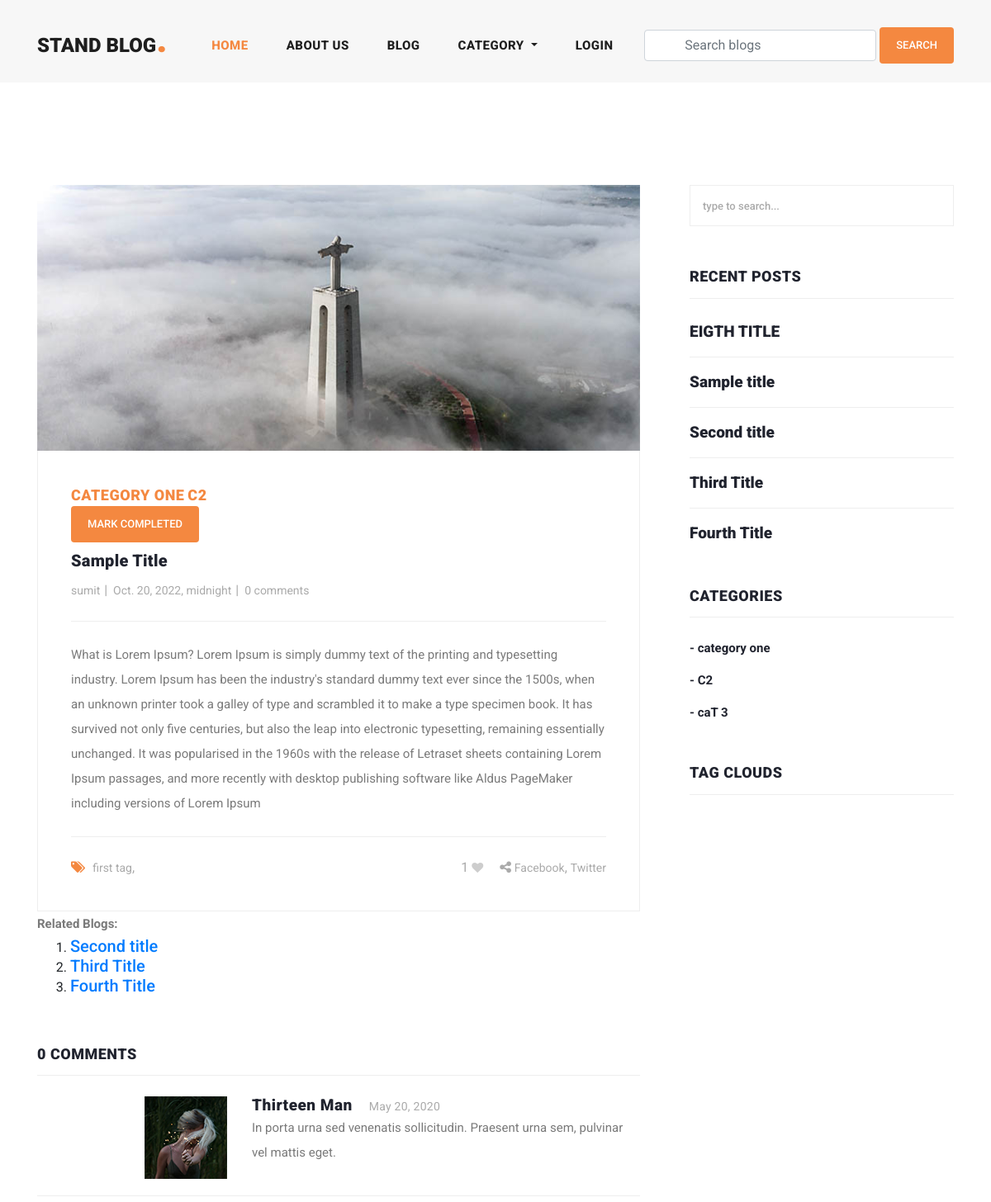
The app's page /blog_details/sample-title (upper part), older data.
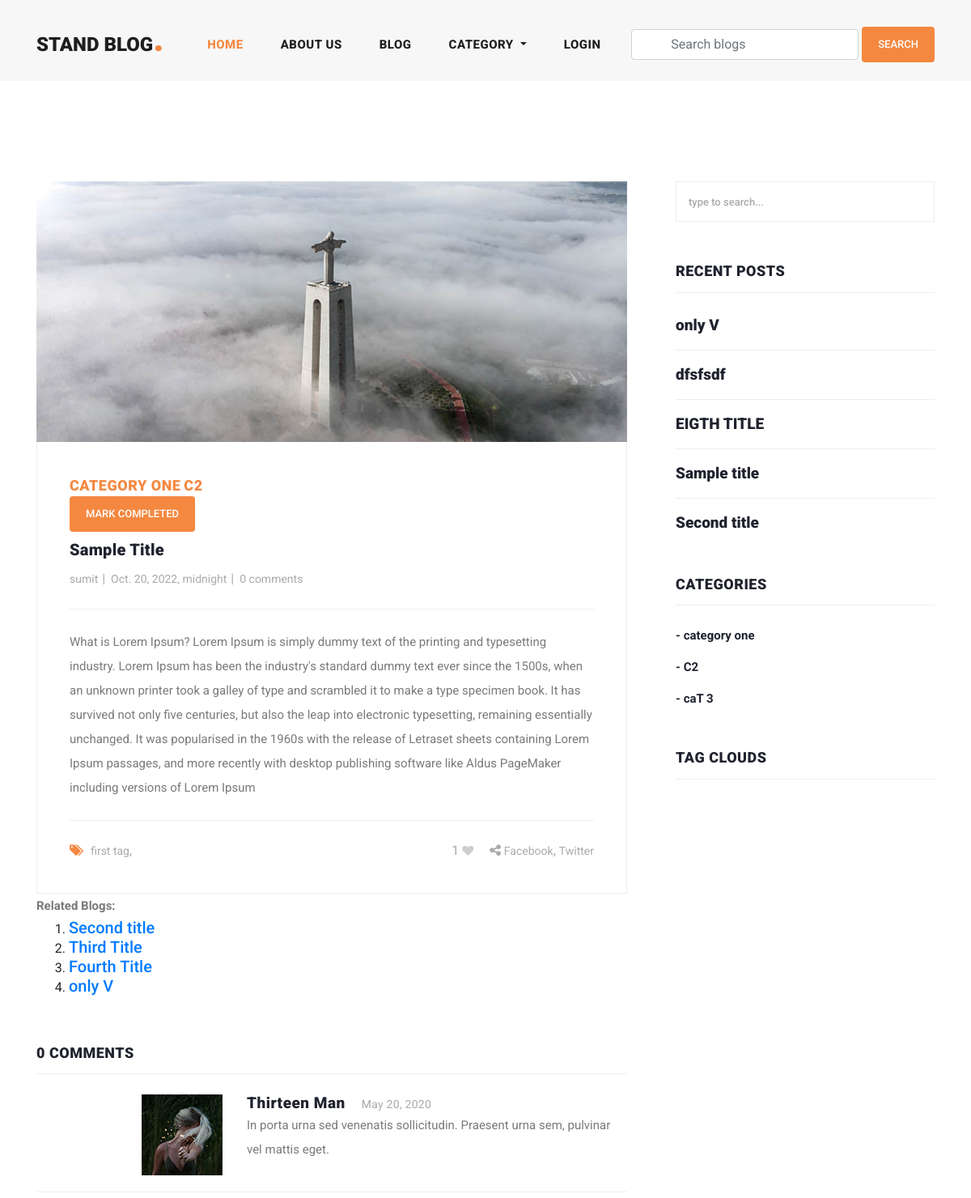
The same page, newer data.
### blog/models.py (models this page shows, shortened)
class Category(models.Model):
    title = models.CharField(max_length=150, unique=True)
    slug = models.SlugField(null=True, blank=True)
    created_date = models.DateTimeField(auto_now_add=True)

class Tag(models.Model):
    title = models.CharField(max_length=150)
    slug = models.SlugField(null=True, blank=True)
    created_date = models.DateTimeField(auto_now_add=True)

class Blog(models.Model):
    user = models.ForeignKey(
        User,
        related_name='user_blogs',
        on_delete=models.CASCADE
    )
    category = models.ManyToManyField(
        Category,
        related_name='category_blogs',
        blank=True
    )
    tags = models.ManyToManyField(
        Tag,
        related_name='tag_blogs',
        blank=True
    )
    likes = models.ManyToManyField(
        User,
        related_name='user_likes',
        blank=True
    )
    completes = models.ManyToManyField(
        User,
        related_name='user_completes',
        blank=True
    )
    title = models.CharField(
        max_length=250
    )
    slug = models.SlugField(null=True, blank=True)
    banner = models.ImageField(upload_to='blog_banners')
    description = RichTextField()
    created_date = models.DateTimeField(auto_now_add=True)
    updated_date = models.DateTimeField(auto_now=True)

### user_profile/models.py (models this page shows, shortened)
class User(AbstractBaseUser, PermissionsMixin):
    id = models.CharField(max_length=80, primary_key=True, default=uuid.uuid4, editable=False)
    username = models.CharField(max_length=255)
    first_name = models.CharField(max_length=255, null=True, blank=True)
    last_name = models.CharField(max_length=255, null=True, blank=True)
    email = models.EmailField(unique=True, max_length=255)
    profile_image = models.ImageField(null=True, blank=True, upload_to="profile_images")
    is_active = models.BooleanField(default=True)
    is_admin = models.BooleanField(default=False)
    is_email_verified = models.BooleanField(default=False)
    created_at = models.DateTimeField(auto_now_add=True)
    updated_at = models.DateTimeField(auto_now=True)
    objects = UserAccountManager()
    USERNAME_FIELD = 'email'
    REQUIRED_FIELDS = ['first_name']

### blog/views.py (the view, shortened to what this page needs)
# urls.py: path('blog_details/<str:slug>', blog_details, name='blog_details'),
def blog_details(request, slug):
    blog = get_object_or_404(Blog, slug=slug)
    all_blogs = Blog.objects.order_by('-created_date')[:5]
    categories = Category.objects.filter(category_blogs__id=blog.id)
    related_blogs = Blog.objects.filter(category__in=categories)
    liked_by = request.user in blog.likes.all()
    context = {
        "blog": blog,
        "all_blogs": all_blogs,
        "related_blogs": related_blogs[:5],
        "liked_by": liked_by
    }
    return render(request, 'blog_details.html', context)

### blog/context_processors.py (called while the page is built)
def get_all_categories(request):
    categories = Category.objects.all()
    context = {
        "categories": categories
    }
    return context

### templates/blog_details.html (shortened to what the changed rows need)
{% extends 'base.html' %}
{% load static %}
{% block content %}
  <section class="blog-posts grid-system">
      <div class="container">
        <div class="row">
          <div class="col-lg-8">
            <div class="all-blog-posts">
              <div class="row">
                <div class="col-lg-12">
                  <div class="blog-post">
                    <div class="down-content">
                      {% for c in blog.category.all %}
                        <span>{{c.title}}</span>
                        {% endfor %}
                      <div dir="rtl">
                        <button type="button" al class="btn btn-primary">Mark Completed</button>
                      </div>
                      <a href="javascript:void()"><h4>{{blog.title}}</h4></a>
                      <ul class="post-info">
                        <li><a href="{% url 'user_information' blog.user.username%}">{{blog.user.username}}</a></li>
                        <li><a href="#">{{blog.created_date}}</a></li>
                        <li><a href="#">{{blog.blog_comments.all.count}} comments</a></li>
                      </ul>
                      <p>{{blog.description|safe}}</p>
                      <div class="post-options">
                        <div class="row">
                          <div class="col-6">
                            <ul class="post-tags">
                              <li><i class="fa fa-tags"></i></li>
                              {% if blog.tags.all.count > 0 %}
                              {% for t in blog.tags.all %}
                                  <li><a href="{%url 'tag_blogs' t.slug%}">{{t.title}}</a>,</li>
                              {% endfor %}
                            {% else %}
                              None
                            {% endif %}
                            </ul>
                          </div>
                          {% if request.user.is_authenticated %}
                            <div class="col-6">
                            <ul class="post-share">
                              <li><button type="button" class="btn btn-primary">Mark Completed</button></li>
                              <li id="like-count">{{blog.likes.count  }} </li>
                              {% if liked_by %}
                                <li class="=pl-3 pr-3"><a href="javascript:void(0)"><i id="like-icon" data-blog="{{blog.id}}" class="fa fa-heart"></i></a></li>
                              {% else %}
                                <li class="=pl-3 pr-3"><a href="javascript:void(0)"><i id="like-icon" data-blog="{{blog.id}}" class="fa fa-heart empty-heart"></i></a></li>
                              {% endif %}
                            </ul>
                            </div>
                          {% else %}
                            <div class="col-6">
                            <ul class="post-share">
                               <li id="like-count">{{blog.likes.count}}</li>
                              {% if liked_by %}
                                <li class="=pl-3 pr-3"><a href="{% url 'login' %}"><i class="fa fa-heart"></i></a></li>
                              {% else %}
                                <li class="=pl-3 pr-3"><a href="{% url 'login' %}"><i class="fa fa-heart empty-heart"></i></a></li>
                              {% endif %}
                              <li><i class="fa fa-share-alt"></i></li>
                              <li><a href="#">Facebook</a>,</li>
                              <li><a href="#"> Twitter</a></li>
                            </ul>
                          </div>
                          {% endif %}
                        </div>
                      </div>
                    </div>
                    {% include 'related_blogs.html' with related_blogs=related_blogs %}
                  </div>
                </div>
                <div class="col-lg-12">
                  <div class="sidebar-item comments">
                    <div class="sidebar-heading">
                      <h2>{{blog.blog_comments.count}} comments</h2>
                    </div>
                  </div>
                </div>
              </div>
            </div>
          </div>
          {% include 'sidebar.html' with blogs=all_blogs %}
        </div>
      </div>
    </section>
{% endblock content %}

### templates/related_blogs.html
 <p class="font-weight-bold">Related Blogs:</p>
  <ol>
    {% for b in related_blogs %}
     {% if b.slug != blog.slug %}
          <li><a href="{% url 'blog_details' b.slug %}">
            <h5>{{b.title}}</h5>
          </a></li>
      {% endif %}
    {% endfor %}
  </ol>

### templates/sidebar.html (shortened to what this page needs)
<div class="col-lg-4">
    <div class="sidebar">
      <div class="row">
        <div class="col-lg-12">
          <div class="sidebar-item search">
            <form id="search_form" name="gs" method="GET" action="#">
              <input type="text" name="q" class="searchText" placeholder="type to search..." autocomplete="on">
            </form>
          </div>
        </div>
        <div class="col-lg-12">
          <div class="sidebar-item recent-posts">
            <div class="sidebar-heading">
              <h2>Recent Posts</h2>
            </div>
            <div class="content">
              <ul>
                {% for blog in blogs %}
                  <li><a href="post-details.html">
                    <h5>{{blog.title}}</h5>
                  </a></li>
                {% endfor %}
              </ul>
            </div>
          </div>
        </div>
        <div class="col-lg-12">
          <div class="sidebar-item categories">
            <div class="sidebar-heading">
              <h2>Categories</h2>
            </div>
            <div class="content">
              <ul>
                {% for c in categories %}
                  <li><a href="{%url 'category_blogs' c.slug%}">- {{c.title}}</a></li>
                {% endfor %}
              </ul>
            </div>
          </div>
        </div>
        <div class="col-lg-12">
          <div class="sidebar-item tags">
            <div class="sidebar-heading">
              <h2>Tag Clouds</h2>
            </div>
          </div>
        </div>
      </div>
    </div>
  </div>

Row changes from the older to the newer data that the page shows:
no longer on one of the page's lists (row unchanged): Blog: title "Third Title"
no longer on one of the page's lists (row unchanged): Blog: title "Fourth Title"
added Blog: title "only V"
added Blog: title "dfsfsdf", shown under "RECENT POSTS"
